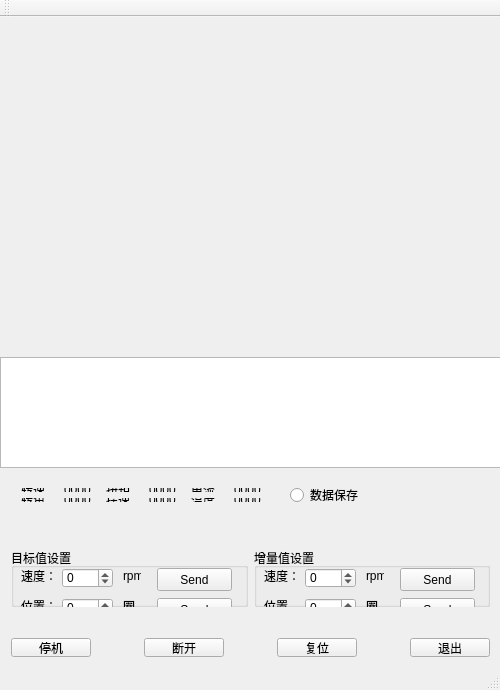
<?xml version="1.0" encoding="UTF-8"?>
<ui version="4.0">
 <class>MainWindow</class>
 <widget class="QMainWindow" name="MainWindow">
  <property name="geometry">
   <rect>
    <x>0</x>
    <y>0</y>
    <width>500</width>
    <height>690</height>
   </rect>
  </property>
  <property name="windowTitle">
   <string>MainWindow</string>
  </property>
  <widget class="QWidget" name="centralWidget">
   <widget class="QCustomPlot" name="widget" native="true">
    <property name="geometry">
     <rect>
      <x>0</x>
      <y>0</y>
      <width>501</width>
      <height>331</height>
     </rect>
    </property>
   </widget>
   <widget class="QTextBrowser" name="textbox">
    <property name="geometry">
     <rect>
      <x>0</x>
      <y>340</y>
      <width>501</width>
      <height>111</height>
     </rect>
    </property>
   </widget>
   <widget class="QRadioButton" name="radioButton">
    <property name="geometry">
     <rect>
      <x>290</x>
      <y>470</y>
      <width>89</width>
      <height>16</height>
     </rect>
    </property>
    <property name="text">
     <string>数据保存</string>
    </property>
   </widget>
   <widget class="QWidget" name="layoutWidget">
    <property name="geometry">
     <rect>
      <x>0</x>
      <y>520</y>
      <width>501</width>
      <height>81</height>
     </rect>
    </property>
    <layout class="QHBoxLayout" name="horizontalLayout">
     <item>
      <widget class="QGroupBox" name="groupBox">
       <property name="title">
        <string>目标值设置</string>
       </property>
       <widget class="QPushButton" name="speedSend">
        <property name="geometry">
         <rect>
          <x>146</x>
          <y>20</y>
          <width>75</width>
          <height>23</height>
         </rect>
        </property>
        <property name="text">
         <string>Send</string>
        </property>
       </widget>
       <widget class="QLabel" name="label">
        <property name="geometry">
         <rect>
          <x>10</x>
          <y>20</y>
          <width>36</width>
          <height>16</height>
         </rect>
        </property>
        <property name="text">
         <string>速度：</string>
        </property>
       </widget>
       <widget class="QSpinBox" name="spinBox">
        <property name="geometry">
         <rect>
          <x>51</x>
          <y>20</y>
          <width>51</width>
          <height>20</height>
         </rect>
        </property>
        <property name="minimum">
         <number>-10000</number>
        </property>
        <property name="maximum">
         <number>10000</number>
        </property>
        <property name="singleStep">
         <number>100</number>
        </property>
       </widget>
       <widget class="QLabel" name="label_3">
        <property name="geometry">
         <rect>
          <x>112</x>
          <y>20</y>
          <width>18</width>
          <height>16</height>
         </rect>
        </property>
        <property name="text">
         <string>rpm</string>
        </property>
       </widget>
       <widget class="QSplitter" name="splitter_2">
        <property name="geometry">
         <rect>
          <x>10</x>
          <y>50</y>
          <width>0</width>
          <height>23</height>
         </rect>
        </property>
        <property name="orientation">
         <enum>Qt::Horizontal</enum>
        </property>
        <widget class="QSplitter" name="splitter_3">
         <property name="orientation">
          <enum>Qt::Horizontal</enum>
         </property>
        </widget>
       </widget>
       <widget class="QLabel" name="label_8">
        <property name="geometry">
         <rect>
          <x>10</x>
          <y>50</y>
          <width>36</width>
          <height>16</height>
         </rect>
        </property>
        <property name="text">
         <string>位置：</string>
        </property>
       </widget>
       <widget class="QPushButton" name="posSend">
        <property name="geometry">
         <rect>
          <x>146</x>
          <y>50</y>
          <width>75</width>
          <height>23</height>
         </rect>
        </property>
        <property name="text">
         <string>Send</string>
        </property>
       </widget>
       <widget class="QLabel" name="label_9">
        <property name="geometry">
         <rect>
          <x>112</x>
          <y>50</y>
          <width>18</width>
          <height>16</height>
         </rect>
        </property>
        <property name="text">
         <string>圈</string>
        </property>
       </widget>
       <widget class="QSpinBox" name="spinBox_5">
        <property name="geometry">
         <rect>
          <x>51</x>
          <y>50</y>
          <width>51</width>
          <height>20</height>
         </rect>
        </property>
        <property name="minimum">
         <number>-200</number>
        </property>
        <property name="maximum">
         <number>200</number>
        </property>
       </widget>
      </widget>
     </item>
     <item>
      <widget class="QGroupBox" name="groupBox_2">
       <property name="title">
        <string>增量值设置</string>
       </property>
       <widget class="QPushButton" name="deltaSpeendSend">
        <property name="geometry">
         <rect>
          <x>146</x>
          <y>20</y>
          <width>75</width>
          <height>23</height>
         </rect>
        </property>
        <property name="text">
         <string>Send</string>
        </property>
       </widget>
       <widget class="QLabel" name="label_10">
        <property name="geometry">
         <rect>
          <x>10</x>
          <y>20</y>
          <width>36</width>
          <height>16</height>
         </rect>
        </property>
        <property name="text">
         <string>速度：</string>
        </property>
       </widget>
       <widget class="QSpinBox" name="spinBox_6">
        <property name="geometry">
         <rect>
          <x>51</x>
          <y>20</y>
          <width>51</width>
          <height>20</height>
         </rect>
        </property>
        <property name="minimum">
         <number>-100</number>
        </property>
        <property name="maximum">
         <number>100</number>
        </property>
       </widget>
       <widget class="QLabel" name="label_11">
        <property name="geometry">
         <rect>
          <x>112</x>
          <y>20</y>
          <width>18</width>
          <height>16</height>
         </rect>
        </property>
        <property name="text">
         <string>rpm</string>
        </property>
       </widget>
       <widget class="QSplitter" name="splitter_6">
        <property name="geometry">
         <rect>
          <x>10</x>
          <y>50</y>
          <width>0</width>
          <height>23</height>
         </rect>
        </property>
        <property name="orientation">
         <enum>Qt::Horizontal</enum>
        </property>
        <widget class="QSplitter" name="splitter_7">
         <property name="orientation">
          <enum>Qt::Horizontal</enum>
         </property>
        </widget>
       </widget>
       <widget class="QLabel" name="label_12">
        <property name="geometry">
         <rect>
          <x>10</x>
          <y>50</y>
          <width>36</width>
          <height>16</height>
         </rect>
        </property>
        <property name="text">
         <string>位置</string>
        </property>
       </widget>
       <widget class="QPushButton" name="deltaPosSend">
        <property name="geometry">
         <rect>
          <x>146</x>
          <y>50</y>
          <width>75</width>
          <height>23</height>
         </rect>
        </property>
        <property name="text">
         <string>Send</string>
        </property>
       </widget>
       <widget class="QLabel" name="label_13">
        <property name="geometry">
         <rect>
          <x>112</x>
          <y>50</y>
          <width>18</width>
          <height>16</height>
         </rect>
        </property>
        <property name="text">
         <string>圈</string>
        </property>
       </widget>
       <widget class="QSpinBox" name="spinBox_7">
        <property name="geometry">
         <rect>
          <x>51</x>
          <y>50</y>
          <width>51</width>
          <height>20</height>
         </rect>
        </property>
        <property name="minimum">
         <number>-10</number>
        </property>
        <property name="maximum">
         <number>10</number>
        </property>
       </widget>
      </widget>
     </item>
    </layout>
   </widget>
   <widget class="QWidget" name="layoutWidget">
    <property name="geometry">
     <rect>
      <x>10</x>
      <y>460</y>
      <width>271</width>
      <height>36</height>
     </rect>
    </property>
    <layout class="QGridLayout" name="gridLayout">
     <item row="0" column="0">
      <layout class="QHBoxLayout" name="horizontalLayout_2">
       <item>
        <widget class="QLabel" name="label_14">
         <property name="text">
          <string>转速：</string>
         </property>
        </widget>
       </item>
       <item>
        <widget class="QLabel" name="label_15">
         <property name="text">
          <string>0000</string>
         </property>
        </widget>
       </item>
      </layout>
     </item>
     <item row="0" column="1">
      <layout class="QHBoxLayout" name="horizontalLayout_4">
       <item>
        <widget class="QLabel" name="label_18">
         <property name="text">
          <string>扭矩：</string>
         </property>
        </widget>
       </item>
       <item>
        <widget class="QLabel" name="label_19">
         <property name="text">
          <string>0000</string>
         </property>
        </widget>
       </item>
      </layout>
     </item>
     <item row="0" column="2">
      <layout class="QHBoxLayout" name="horizontalLayout_6">
       <item>
        <widget class="QLabel" name="label_22">
         <property name="text">
          <string>电流：</string>
         </property>
        </widget>
       </item>
       <item>
        <widget class="QLabel" name="label_23">
         <property name="text">
          <string>0000</string>
         </property>
        </widget>
       </item>
      </layout>
     </item>
     <item row="1" column="0">
      <layout class="QHBoxLayout" name="horizontalLayout_3">
       <item>
        <widget class="QLabel" name="label_16">
         <property name="text">
          <string>转角：</string>
         </property>
        </widget>
       </item>
       <item>
        <widget class="QLabel" name="label_17">
         <property name="text">
          <string>0000</string>
         </property>
        </widget>
       </item>
      </layout>
     </item>
     <item row="1" column="1">
      <layout class="QHBoxLayout" name="horizontalLayout_5">
       <item>
        <widget class="QLabel" name="label_20">
         <property name="text">
          <string>摆速：</string>
         </property>
        </widget>
       </item>
       <item>
        <widget class="QLabel" name="label_21">
         <property name="text">
          <string>0000</string>
         </property>
        </widget>
       </item>
      </layout>
     </item>
     <item row="1" column="2">
      <layout class="QHBoxLayout" name="horizontalLayout_7">
       <item>
        <widget class="QLabel" name="label_24">
         <property name="text">
          <string>温度：</string>
         </property>
        </widget>
       </item>
       <item>
        <widget class="QLabel" name="label_25">
         <property name="text">
          <string>0000</string>
         </property>
        </widget>
       </item>
      </layout>
     </item>
    </layout>
   </widget>
   <widget class="QWidget" name="widget_2" native="true">
    <property name="geometry">
     <rect>
      <x>0</x>
      <y>610</y>
      <width>501</width>
      <height>41</height>
     </rect>
    </property>
    <layout class="QHBoxLayout" name="horizontalLayout_8">
     <item>
      <widget class="QPushButton" name="tingji">
       <property name="text">
        <string>停机</string>
       </property>
      </widget>
     </item>
     <item>
      <spacer name="horizontalSpacer">
       <property name="orientation">
        <enum>Qt::Horizontal</enum>
       </property>
       <property name="sizeHint" stdset="0">
        <size>
         <width>46</width>
         <height>20</height>
        </size>
       </property>
      </spacer>
     </item>
     <item>
      <widget class="QPushButton" name="duankai">
       <property name="text">
        <string>断开</string>
       </property>
      </widget>
     </item>
     <item>
      <spacer name="horizontalSpacer_2">
       <property name="orientation">
        <enum>Qt::Horizontal</enum>
       </property>
       <property name="sizeHint" stdset="0">
        <size>
         <width>46</width>
         <height>20</height>
        </size>
       </property>
      </spacer>
     </item>
     <item>
      <widget class="QPushButton" name="fuwei">
       <property name="text">
        <string>复位</string>
       </property>
      </widget>
     </item>
     <item>
      <spacer name="horizontalSpacer_3">
       <property name="orientation">
        <enum>Qt::Horizontal</enum>
       </property>
       <property name="sizeHint" stdset="0">
        <size>
         <width>46</width>
         <height>20</height>
        </size>
       </property>
      </spacer>
     </item>
     <item>
      <widget class="QPushButton" name="tuichu">
       <property name="text">
        <string>退出</string>
       </property>
      </widget>
     </item>
    </layout>
   </widget>
  </widget>
  <widget class="QToolBar" name="mainToolBar">
   <attribute name="toolBarArea">
    <enum>TopToolBarArea</enum>
   </attribute>
   <attribute name="toolBarBreak">
    <bool>false</bool>
   </attribute>
  </widget>
  <widget class="QStatusBar" name="statusBar"/>
 </widget>
 <layoutdefault spacing="6" margin="11"/>
 <customwidgets>
  <customwidget>
   <class>QCustomPlot</class>
   <extends>QWidget</extends>
   <header location="global">qcustomplot.h</header>
   <container>1</container>
  </customwidget>
 </customwidgets>
 <resources/>
 <connections/>
</ui>
